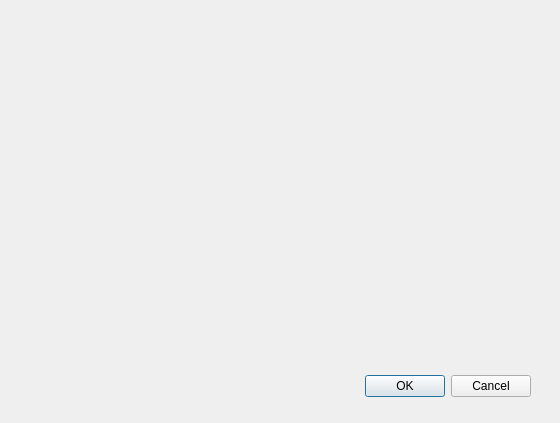
<?xml version="1.0" encoding="UTF-8"?>
<ui version="4.0">
 <class>SeparateWindow</class>
 <widget class="QDialog" name="SeparateWindow">
  <property name="geometry">
   <rect>
    <x>0</x>
    <y>0</y>
    <width>560</width>
    <height>423</height>
   </rect>
  </property>
  <property name="windowTitle">
   <string>Dialog</string>
  </property>
  <widget class="QDialogButtonBox" name="buttonBox">
   <property name="geometry">
    <rect>
     <x>190</x>
     <y>370</y>
     <width>341</width>
     <height>32</height>
    </rect>
   </property>
   <property name="orientation">
    <enum>Qt::Horizontal</enum>
   </property>
   <property name="standardButtons">
    <set>QDialogButtonBox::Cancel|QDialogButtonBox::Ok</set>
   </property>
  </widget>
 </widget>
 <resources/>
 <connections>
  <connection>
   <sender>buttonBox</sender>
   <signal>accepted()</signal>
   <receiver>SeparateWindow</receiver>
   <slot>accept()</slot>
   <hints>
    <hint type="sourcelabel">
     <x>248</x>
     <y>254</y>
    </hint>
    <hint type="destinationlabel">
     <x>157</x>
     <y>274</y>
    </hint>
   </hints>
  </connection>
  <connection>
   <sender>buttonBox</sender>
   <signal>rejected()</signal>
   <receiver>SeparateWindow</receiver>
   <slot>reject()</slot>
   <hints>
    <hint type="sourcelabel">
     <x>316</x>
     <y>260</y>
    </hint>
    <hint type="destinationlabel">
     <x>286</x>
     <y>274</y>
    </hint>
   </hints>
  </connection>
 </connections>
</ui>
